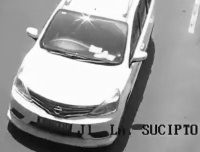
#> input picture dataset/103.jpg, 200 x 152 px, given in place of video1.mp4, which was not available
$ jupyter execute bledai.ipynb   (shell and % lines are left out)
#> lines starting #> are read from the running program, lines starting #| are printed output that depends on the picture; after the words box and inside, x2 and y2 are one past the last pixel; in counts of white or black regions, pixels touching at a corner belong together; pictures that were not available may be replaced by others from this repository, and a replacement may not be noted
[cell 1]
import cv2
import numpy as np
import matplotlib.pyplot as plt

[cell 2]
# load a video
cap = cv2.VideoCapture('video1.mp4')

# you can optionally work on the live web cam
# cap = cv2.VideoCapture(0)

# create the background object, you can choose to detect shadows or not (if True they will be shown as gray)
backgroundobject = cv2.createBackgroundSubtractorMOG2( history = 2, detectShadows = True )

while(1):
    ret, frame = cap.read()
#> frame is the input picture: shape (152, 200, 3); min 7, max 255, mean 156.1
    if not ret:
        break

    # apply the background object on each frame
    fgmask = backgroundobject.apply(frame)
#> fgmask: shape (152, 200); every value is 127

    # also extracting the real detected foreground part of the image (optional)
    real_part = cv2.bitwise_and(frame,frame,mask=fgmask)

    # making fgmask 3 channeled so it can be stacked with others
    fgmask_3 = cv2.cvtColor(fgmask, cv2.COLOR_GRAY2BGR)
#> fgmask_3: shape (152, 200, 3); every value is 127

    # Stack all three frames and show the image
    stacked = np.hstack((fgmask_3,frame,real_part))
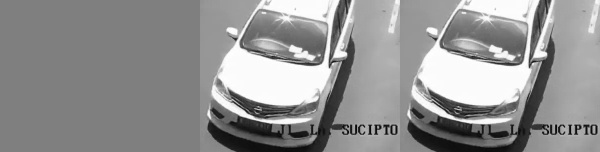
#> stacked: shape (152, 600, 3); min 7, max 255, mean 146.4
    cv2.imshow('All three',cv2.resize(stacked,None,fx=0.5,fy=0.5))
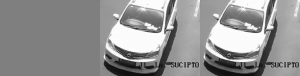
#> window 'All three': shape (76, 300, 3); min 12, max 255, mean 146.5

    k = cv2.waitKey(30) &  0xff
#> (key q is pressed here)
    if k == 27:
        break

cap.release()
cv2.destroyAllWindows()

[cell 3]
# load a video
video = cv2.VideoCapture('video1.mp4')

# You can set custom kernel size if you want.
kernel = None

# Initialize the background object.
backgroundObject = cv2.createBackgroundSubtractorMOG2(detectShadows = True)

while True:

    # Read a new frame.
    ret, frame = video.read()

    # Check if frame is not read correctly.
    if not ret:

        # Break the loop.

        break

    # Apply the background object on the frame to get the segmented mask.
    fgmask = backgroundObject.apply(frame)
    #initialMask = fgmask.copy()

    # Perform thresholding to get rid of the shadows.
    _, fgmask = cv2.threshold(fgmask, 250, 255, cv2.THRESH_BINARY)
#> fgmask: shape (152, 200); every value is 0
    #noisymask = fgmask.copy()

    # Apply some morphological operations to make sure you have a good mask
    fgmask = cv2.erode(fgmask, kernel, iterations = 1)
    fgmask = cv2.dilate(fgmask, kernel, iterations = 2)

    # Detect contours in the frame.
    contours, _ = cv2.findContours(fgmask, cv2.RETR_EXTERNAL, cv2.CHAIN_APPROX_SIMPLE)
#> contours = []

    # Create a copy of the frame to draw bounding boxes around the detected cars.
    frameCopy = frame.copy()

    # loop over each contour found in the frame.
    for cnt in contours:

        # Make sure the contour area is somewhat higher than some threshold to make sure its a car and not some noise.
        if cv2.contourArea(cnt) > 400:

            # Retrieve the bounding box coordinates from the contour.
            x, y, width, height = cv2.boundingRect(cnt)

            # Draw a bounding box around the car.
            cv2.rectangle(frameCopy, (x , y), (x + width, y + height),(0, 0, 255), 2)

            # Write Car Detected near the bounding box drawn.
            cv2.putText(frameCopy, 'Car Detected', (x, y-10), cv2.FONT_HERSHEY_SIMPLEX, 0.3, (0,255,0), 1, cv2.LINE_AA)
#> this loop made 0 passes

    # Extract the foreground from the frame using the segmented mask.
    foregroundPart = cv2.bitwise_and(frame, frame, mask=fgmask)
#> foregroundPart: shape (152, 200, 3); every value is 0

    # Stack the original frame, extracted foreground, and annotated frame.
    stacked = np.hstack((frame, foregroundPart, frameCopy))
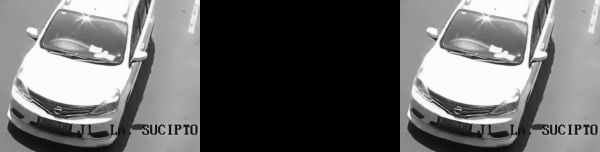
#> stacked: shape (152, 600, 3); min 0, max 255, mean 104.1

    # Display the stacked image with an appropriate title.
    cv2.imshow('Original Frame, Extracted Foreground and Detected Cars', cv2.resize(stacked, None, fx=0.5, fy=0.5))
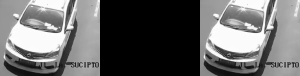
#> window 'Original Frame, Extracted Fore': shape (76, 300, 3); min 0, max 255, mean 104.2
    #cv2.imshow('initial Mask', initialMask)
    #cv2.imshow('Noisy Mask', noisymask)
    #cv2.imshow('Clean Mask', fgmask)


    # Wait until a key is pressed.
    # Retreive the ASCII code of the key pressed
    k = cv2.waitKey(1) & 0xff
#> (key q is pressed here)

    # Check if 'q' key is pressed.
    if k == ord('q'):

        # Break the loop.
        break

# Release the VideoCapture Object.
video.release()

# Close the windows.q
cv2.destroyAllWindows()

$ run again, on dataset/104.jpg
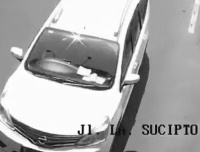
#> input picture dataset/104.jpg, 200 x 152 px, given in place of video1.mp4, which was not available
#> frame is the input picture: shape (152, 200, 3); min 7, max 255, mean 170.4
#> fgmask_3: shape (152, 200, 3); every value is 127
#> `cv2.imshow('All three',cv2.resize(stacked,None,fx=0.5,fy=0.5))`:
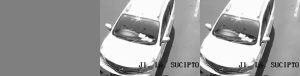
#> window 'All three': shape (76, 300, 3); min 18, max 254, mean 156
#> contours = []
#> foregroundPart: shape (152, 200, 3); every value is 0
#> `cv2.imshow('Original Frame, Extracted Foreground and Detected Cars', c..`:
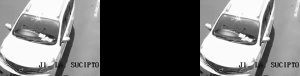
#> window 'Original Frame, Extracted Fore': shape (76, 300, 3); min 0, max 254, mean 113.7

$ run again, on dataset/108.jpg
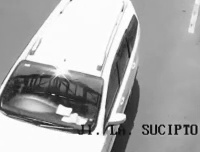
#> input picture dataset/108.jpg, 200 x 152 px, given in place of video1.mp4, which was not available
#> frame is the input picture: shape (152, 200, 3); min 6, max 255, mean 170.9
#> fgmask_3: shape (152, 200, 3); every value is 127
#> `cv2.imshow('All three',cv2.resize(stacked,None,fx=0.5,fy=0.5))`:
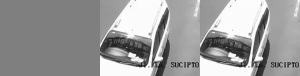
#> window 'All three': shape (76, 300, 3); min 17, max 254, mean 156.3
#> contours = []
#> foregroundPart: shape (152, 200, 3); every value is 0
#> `cv2.imshow('Original Frame, Extracted Foreground and Detected Cars', c..`:
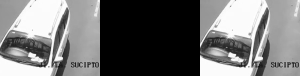
#> window 'Original Frame, Extracted Fore': shape (76, 300, 3); min 0, max 254, mean 114
